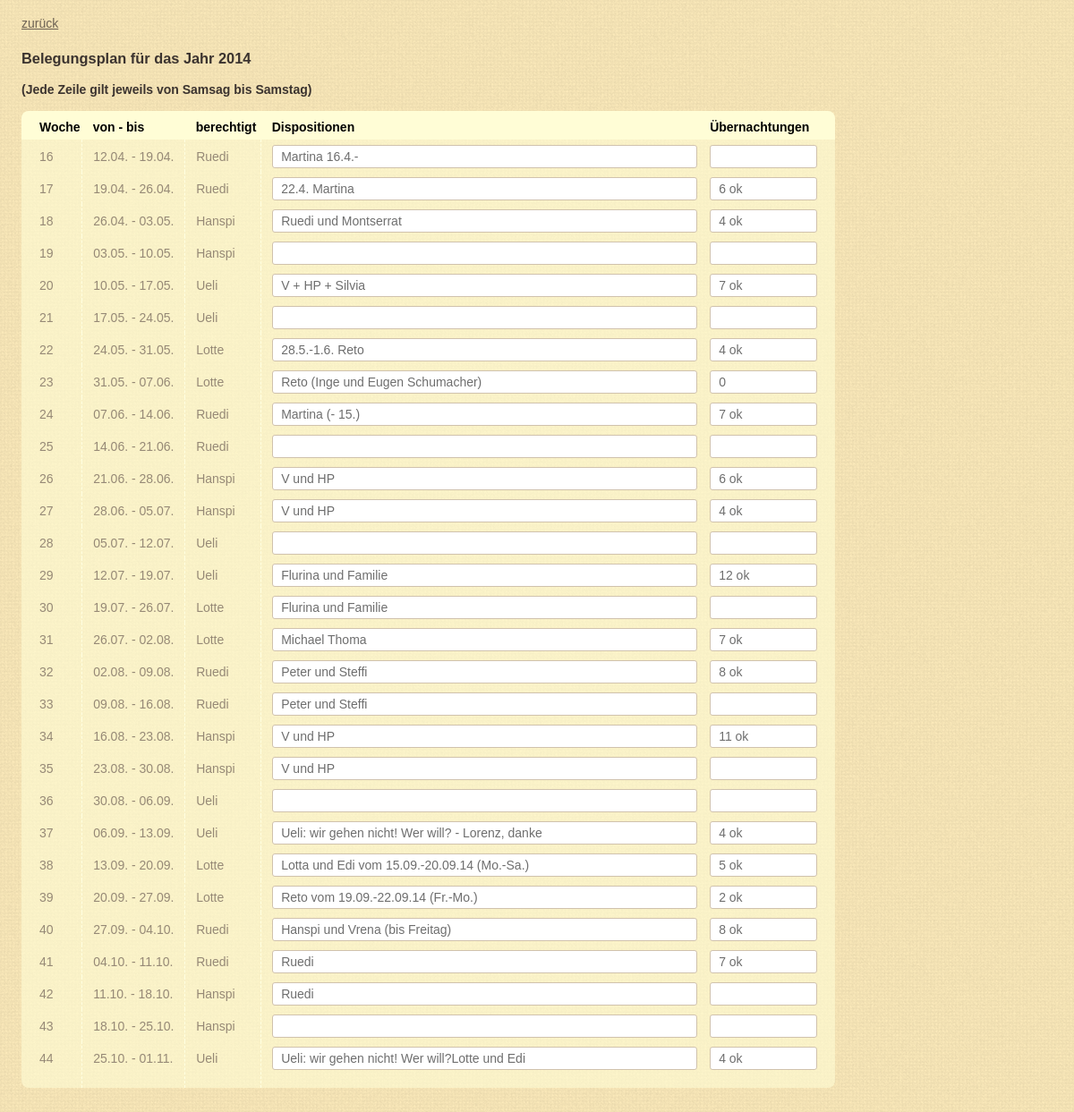
/history.php?jahr=2014, run on the app's committed database.
### tables this page shows
CREATE TABLE IF NOT EXISTS `giusiwochen` (
  `jahr` int(8) NOT NULL DEFAULT '0',
  `woche` int(4) NOT NULL DEFAULT '0',
  `datum` varchar(20) DEFAULT NULL,
  `berechtigt` varchar(20) DEFAULT NULL,
  `text` varchar(250) DEFAULT NULL,
  `naechte` varchar(200) NOT NULL DEFAULT ''
);

### web/kalender.php (the view, shortened to what this page needs)
<?php
function getDB() {
	$user = "web119";
	$pwd = "calopterix";
	if (strtolower($_SERVER["HTTP_HOST"]) == 'localhost') {
		$user = "web119";
		$pwd = "calopterix";
	}
	$link = mysql_connect("localhost", $user, $pwd);
	return $link;
}
function getWeekOfYear($jahr) {
	$my_array = localtime(time(), 1);
	$year = $my_array["tm_year"];
	if ($jahr > (1900 + $year)) {
		return -1;
	} else if ($jahr < (1900 + $year)) {
		return 999;
	}
	$startSA = getFirstSa($jahr);
	$dayofyear = $my_array["tm_yday"] + 1;
	$daysPassed = $dayofyear - $startSA;
	$weekofyear = ceil($daysPassed / 7 );
	return $weekofyear;
}
	?>
	<?php
function printKalender($result, $jahr, $saveButton, $action) {
	$weekofyear = getWeekOfYear($jahr);
	?>
	<div id="plan">
		<h3>Belegungsplan für das Jahr <?php echo $jahr; ?></h2>
		<b>(Jede Zeile gilt jeweils von Samsag bis Samstag)</b>
		<br/>
		<br/>
		<table>
			<thead>
				<td>Woche</td>
				<td>von - bis</td>
				<td>berechtigt</td>
				<td>Dispositionen</td>
				<td>Übernachtungen</td>
			</thead>
			<tbody>
			<?php
			while (list ($woche, $datum, $berechtigt, $text, $naechte) = mysql_fetch_row ($result)) {
				$fontColorClass = '';
				if ($woche < $weekofyear) {
					$fontColorClass = 'passed-week';
				} else if ($woche == $weekofyear) {
					$fontColorClass = 'current-week';
				}
				?>
				<tr>
					<td class="col-week <?php print $fontColorClass ?>"><?php print $woche ?></td>
					<td class="col-date <?php print $fontColorClass ?>"><?php print $datum ?></td>
					<td class="col-who <?php print $fontColorClass ?>"><?php print $berechtigt ?></td>
					<td class="col-text <?php print $fontColorClass ?>"><input type="text" name="text" value="<?php print $text; ?>"></td>
					<td class="col-nights <?php print $fontColorClass ?>"><input type="text" name="naechte" value="<?php print $naechte; ?>"></td>
				</tr>
				<?php
			}
			?>
			</tbody>
		</table>
	<br/>
	<br/>
	</div>
	<?php
}
function printYear($jahr, $printInfos, $saveButton, $action) {
	$link = getDB();
	$result = mysql_query ("SELECT woche, datum, berechtigt, text, naechte FROM giusiwochen WHERE jahr='$jahr' ORDER BY woche", $link);
	if (!$result) {
		print mysql_error();
	} else {
		printKalender($result, $jahr, $saveButton, $action);
	}
}
?>

### web/css/css-2016-12-25.css (style rules this page uses)
body { font: 14px Arial, Helvetica, sans-serif; color: #3B332F; margin: 0; }
body:not(.body-menu) { background: #fff url('pattern-aqvf.png') repeat right top !important; }
table { border: 0px; border-collapse: collapse; color: #000; border-collapse: collapse; }
td { white-space: nowrap; padding: 6px 2px 4px 12px; font-size: 14px; }
.passed-week { color: rgb(150, 137, 118); }
.passed-week input { color: rgb(110, 110, 110); }
#rules, #plan, #contact, #history, #history-back { padding: 6px 12px; }
#plan thead { background-color: rgb(255, 253, 214); }
#plan thead td { padding: 10px 2px 6px 12px; font-weight: bold; }
#plan thead td:first-child { border-top-left-radius: 8px; }
#plan thead td:last-child { border-top-right-radius: 8px; }
#plan tbody { background-color: rgba(255, 253, 214, 0.6) }
#plan tbody tr:last-child td { padding-bottom: 20px; }
#plan tbody tr:last-child td:first-child { border-bottom-left-radius: 8px; }
#plan tbody tr:last-child td:last-child { border-bottom-right-radius: 8px; }
#plan tbody td:last-child { padding-right: 20px; }
#plan tbody td:nth-child(2), tbody td:nth-child(3), tbody td:nth-child(4) { border-left: dashed 1px rgb(255, 256, 225); }
#plan td:first-child { padding-left: 20px; }
#plan td.col-week { width: 40px; }
#plan td.col-date { width: 100px; }
#plan td.col-who { width: 70px; }
#plan td.col-text input { width: 475px; }
#plan td.col-nights input { width: 120px; }
#plan input { font-size: 14px; padding: 4px 9px; border-radius: 3px; border: 1px solid rgb(208, 194, 173); }

### data on the page
giusiwochen: woche "16", datum "12.04. - 19.04.", berechtigt "Ruedi", text "Martina 16.4.-"
giusiwochen: woche "17", datum "19.04. - 26.04.", berechtigt "Ruedi", text "22.4. Martina", naechte "6 ok"
giusiwochen: woche "18", datum "26.04. - 03.05.", berechtigt "Hanspi", text "Ruedi und Montserrat", naechte "4 ok"
giusiwochen: woche "19", datum "03.05. - 10.05.", berechtigt "Hanspi"
giusiwochen: woche "20", datum "10.05. - 17.05.", berechtigt "Ueli", text "V + HP + Silvia", naechte "7 ok"
giusiwochen: woche "21", datum "17.05. - 24.05.", berechtigt "Ueli"
giusiwochen: woche "22", datum "24.05. - 31.05.", berechtigt "Lotte", text "28.5.-1.6. Reto", naechte "4 ok"
giusiwochen: woche "23", datum "31.05. - 07.06.", berechtigt "Lotte", text "Reto (Inge und Eugen Schumacher)", naechte "0"
giusiwochen: woche "24", datum "07.06. - 14.06.", berechtigt "Ruedi", text "Martina (- 15.)", naechte "7 ok"
giusiwochen: woche "25", datum "14.06. - 21.06.", berechtigt "Ruedi"
giusiwochen: woche "26", datum "21.06. - 28.06.", berechtigt "Hanspi", text "V und HP", naechte "6 ok"
giusiwochen: woche "27", datum "28.06. - 05.07.", berechtigt "Hanspi", text "V und HP", naechte "4 ok"
giusiwochen: woche "28", datum "05.07. - 12.07.", berechtigt "Ueli"
giusiwochen: woche "29", datum "12.07. - 19.07.", berechtigt "Ueli", text "Flurina und Familie", naechte "12 ok"
giusiwochen: woche "30", datum "19.07. - 26.07.", berechtigt "Lotte", text "Flurina und Familie"
giusiwochen: woche "31", datum "26.07. - 02.08.", berechtigt "Lotte", text "Michael Thoma", naechte "7 ok"
giusiwochen: woche "32", datum "02.08. - 09.08.", berechtigt "Ruedi", text "Peter und Steffi", naechte "8 ok"
giusiwochen: woche "33", datum "09.08. - 16.08.", berechtigt "Ruedi", text "Peter und Steffi"
giusiwochen: woche "34", datum "16.08. - 23.08.", berechtigt "Hanspi", text "V und HP", naechte "11 ok"
giusiwochen: woche "35", datum "23.08. - 30.08.", berechtigt "Hanspi", text "V und HP"
giusiwochen: woche "36", datum "30.08. - 06.09.", berechtigt "Ueli"
giusiwochen: woche "37", datum "06.09. - 13.09.", berechtigt "Ueli", text "Ueli: wir gehen nicht! Wer will? - Lorenz, danke", naechte "4 ok"
giusiwochen: woche "38", datum "13.09. - 20.09.", berechtigt "Lotte", text "Lotta und Edi vom 15.09.-20.09.14 (Mo.-Sa.)", naechte "5 ok"
giusiwochen: woche "39", datum "20.09. - 27.09.", berechtigt "Lotte", text "Reto vom 19.09.-22.09.14 (Fr.-Mo.)", naechte "2 ok"
giusiwochen: woche "40", datum "27.09. - 04.10.", berechtigt "Ruedi", text "Hanspi und Vrena (bis Freitag)", naechte "8 ok"
giusiwochen: woche "41", datum "04.10. - 11.10.", berechtigt "Ruedi", text "Ruedi", naechte "7 ok"
giusiwochen: woche "42", datum "11.10. - 18.10.", berechtigt "Hanspi", text "Ruedi"
giusiwochen: woche "43", datum "18.10. - 25.10.", berechtigt "Hanspi"
giusiwochen: woche "44", datum "25.10. - 01.11.", berechtigt "Ueli", text "Ueli: wir gehen nicht! Wer will?Lotte und Edi", naechte "4 ok"

### other printed values
$jahr "2014"
